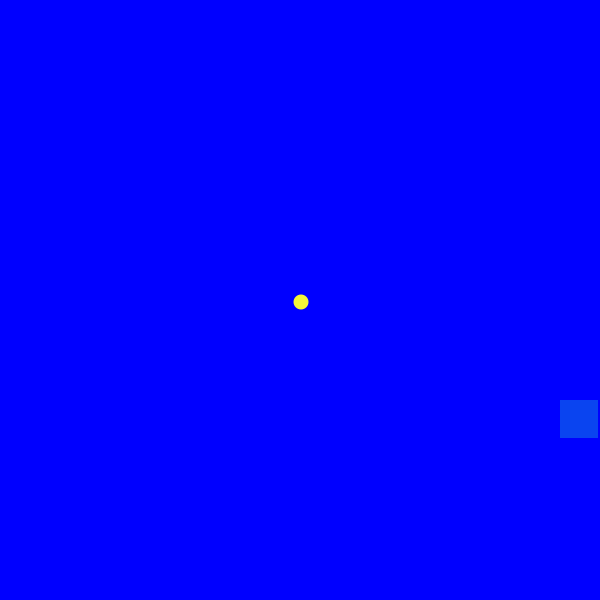
Frame 1 (no input)
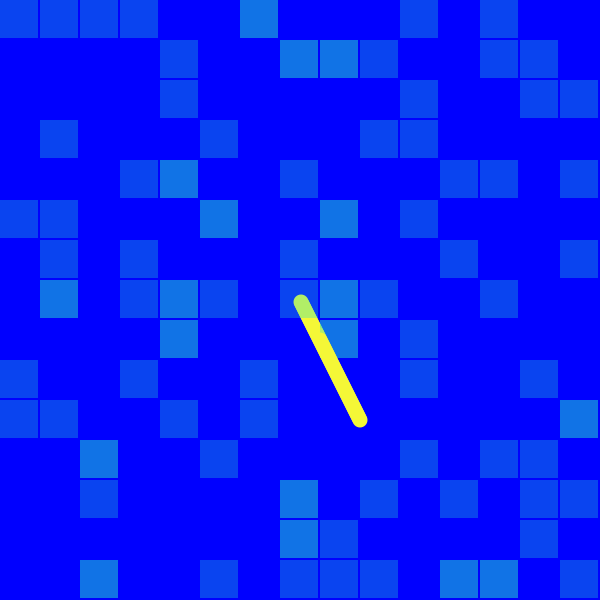
Frame 60 (the mouse pressed at the canvas centre just before this capture)
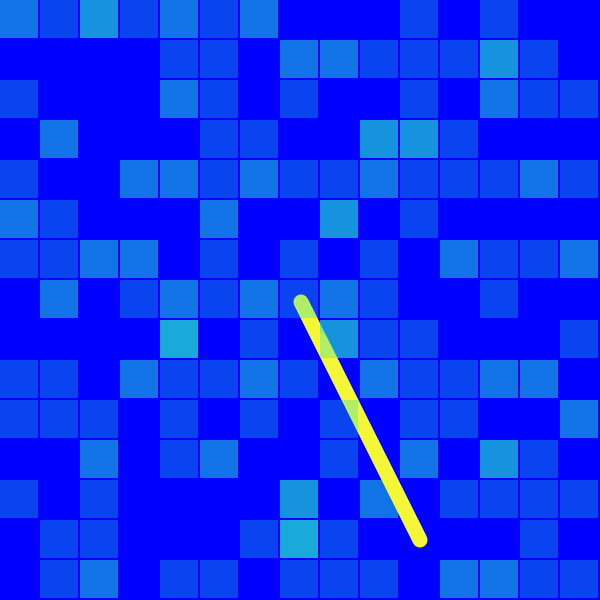
Frame 120 (the mouse held since frame 60 and released just before this capture)

The Processing sketch that drew these frames (run headless with seeded random() and noise(); from frame 60 on, the mouse is pressed at the canvas centre):

// Processing sketch: processing_53182
// ── processing_53182.pde

/*************************************

 *Assignment 03
 *Name: Leslie Tjing
 *Email: Ltjing@haverford.edu
 *Course: CS 110- Section 02
 *Submitted: 2-14-2012
 * 
 * This is PrimiShape Havoc. Iteration (While loop) was used to fill the canvass with teal squares.
   A yellow bouncing ball will also trace continuously to form two diamonds.
 
 **************************************/
float xPos;
float yPos; 
float xVel;
float yVel;

void setup () {
  size (600, 600);
  background (0, 0, 255);
  noStroke ();
  smooth ();
  xPos=width/2;
  yPos=height/2;
  xVel =1;
  yVel =2;
}   


void draw () {
  
// Draw PrimiShape Havoc Diamond Tracer
  xPos= xPos +xVel;
  yPos= yPos +yVel;
  fill (244, 247, 55);
  noStroke ();
  ellipse (xPos, yPos, 15, 15);
  
  if (yPos>height || yPos< 0) {
    yVel =yVel *-1;
  }
  if (xPos >width || xPos <0) {
    xVel =xVel *-1;
  }
  
// Draw PrimiShape Havoc Grid Squares
  int w=width;
  int h=600; 
  float x=0;
  while (x<w) {
    float y=0;
    while (y<h) {
      if (random (800) <5) {
        noStroke ();
        fill(33, 216, 206, 80);
        rect(x, y, 38, 38);
      }
      y=y+40;
    }
    h=h+600;
    x=x+40;
  }
}
